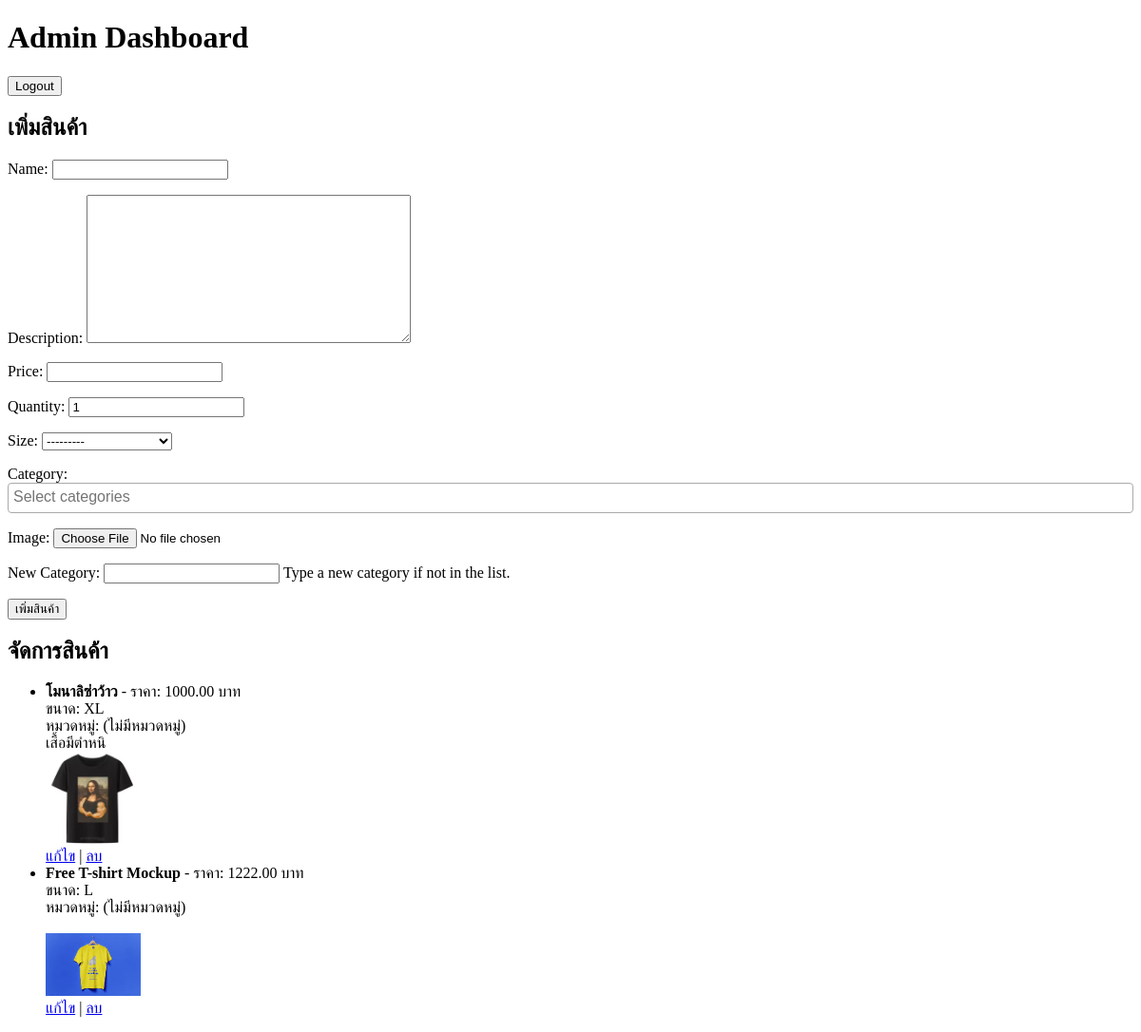
Page /admin-dashboard/ on the earlier database version.
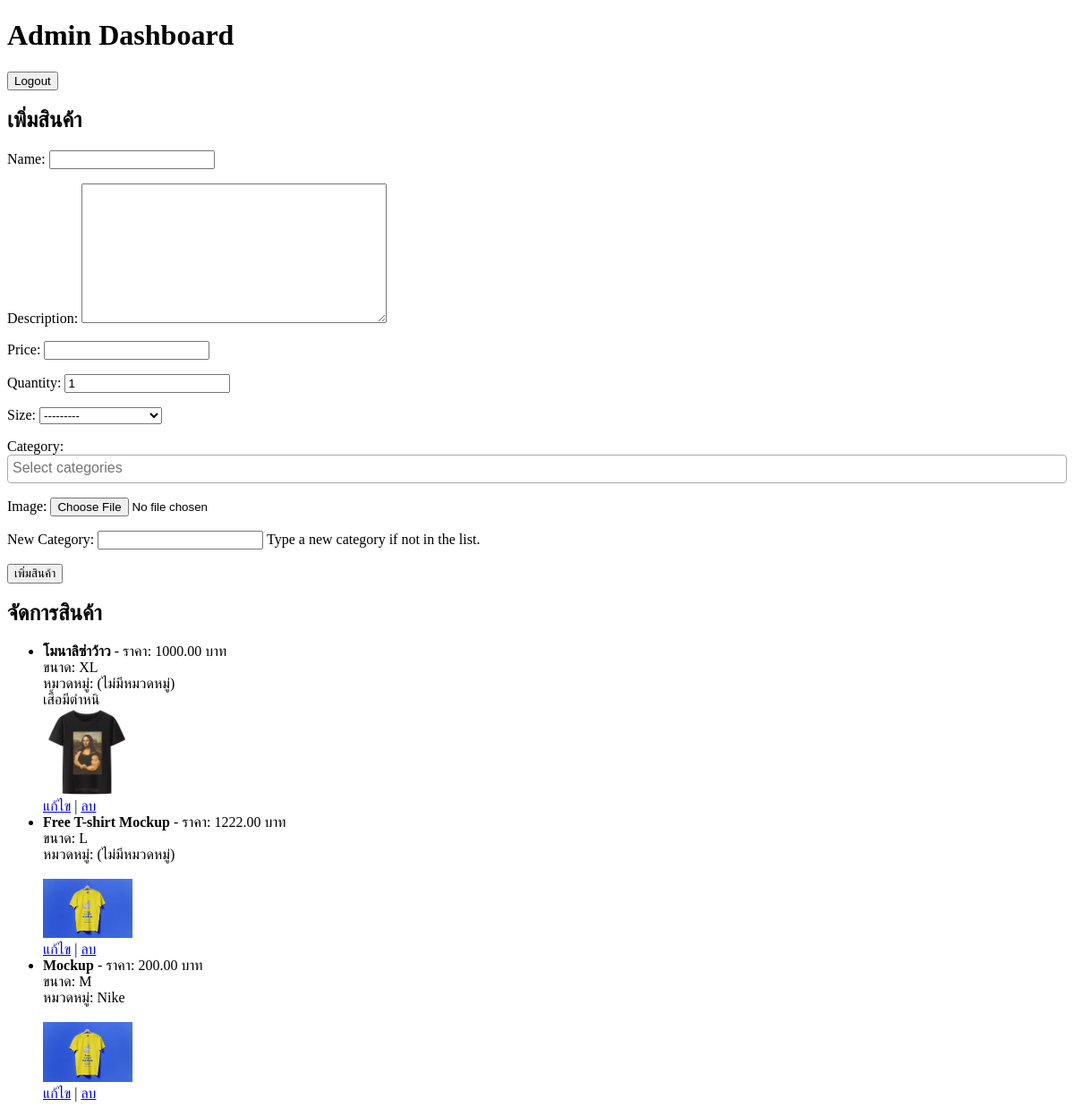
Same page on the later database version.
### shop/models.py (models this page shows, shortened)
class Product(models.Model):
    SIZE_CHOICES = [
        ('S', 'Small'),
        ('M', 'Medium'),
        ('L', 'Large'),
        ('XL', 'Extra Large'),
        ('XXL', 'Double Extra Large'),
    ]
    name = models.CharField(max_length=255)
    description = models.TextField(blank=True)
    price = models.DecimalField(max_digits=10, decimal_places=2)
    quantity = models.IntegerField(default=1)
    size = models.CharField(max_length=3, choices=SIZE_CHOICES)
    category = models.ManyToManyField(Category, blank=True)
    image = models.ImageField(upload_to='products/', blank=True)

class Category(models.Model):
    name = models.CharField(max_length=255, unique=True)
    def __str__(self):
        return self.name

### shop/views.py (the view)
# urls.py: path('admin-dashboard/', views.admin_dashboard, name='admin_dashboard'),
def admin_dashboard(request):
    products = Product.objects.all()
    form = ProductForm()
    if request.method == "POST":
        form = ProductForm(request.POST, request.FILES)
        if form.is_valid():
            form.save()
            return redirect('admin_dashboard')  # รีเฟรชหน้าแอดมินหลังเพิ่มสินค้า
    return render(request, 'shop/admin_dashboard.html', {
        'products': products,
        'form': form
    })

### shop/forms.py (shortened to what this page needs)
class ProductForm(forms.ModelForm):
    new_category = forms.CharField(
        required=False,
        label="New Category",
        help_text="Type a new category if not in the list."
    )
    class Meta:
        model = Product
        fields = ['name', 'description', 'price', 'quantity', 'size', 'category', 'image', 'new_category']
        widgets = {
            'category': forms.SelectMultiple(attrs={'style': 'width: 300px;'}),
        }
    def __init__(self, *args, **kwargs):
        super().__init__(*args, **kwargs)
        self.fields['category'].queryset = Category.objects.order_by('name')

### shop/templates/shop/admin_dashboard.html (shortened to what this page needs)
<!DOCTYPE html>
<html lang="en">
<head>
    <link href="https://cdn.jsdelivr.net/npm/select2@4.1.0-rc.0/dist/css/select2.min.css" rel="stylesheet" />
</head>
<body>
    <h1>Admin Dashboard</h1>
    <a href="{% url 'logout' %}"><button>Logout</button></a>
    <h2>เพิ่มสินค้า</h2>
    <form method="post" enctype="multipart/form-data">
        {{ form.as_p }}
        <button type="submit">เพิ่มสินค้า</button>
    </form>
    <h2>จัดการสินค้า</h2>
    <ul>
        {% for product in products %}
            <li>
                <strong>{{ product.name }}</strong> - ราคา: {{ product.price }} บาท
                <br>ขนาด: {{ product.size }}
                <br>หมวดหมู่:
                {% if product.category.all %}
                    {% for cat in product.category.all %}
                        {{ cat.name }}{% if not forloop.last %}, {% endif %}
                    {% endfor %}
                {% else %}
                    (ไม่มีหมวดหมู่)
                {% endif %}
                <br>{{ product.description }}
                {% if product.image %}
                    <br><img src="{{ product.image.url }}" width="100">
                {% endif %}
                <br>
                <a href="{% url 'edit_product' product.id %}">แก้ไข</a> |
                <a href="{% url 'delete_product' product.id %}" onclick="return confirm('แน่ใจหรือไม่?');">ลบ</a>
            </li>
        {% endfor %}
    </ul>
</body>
</html>

Differences in the rows shown:
added Category: name "Nike"
added Product: name "Mockup", price "200.00", size "M", image (picture)
